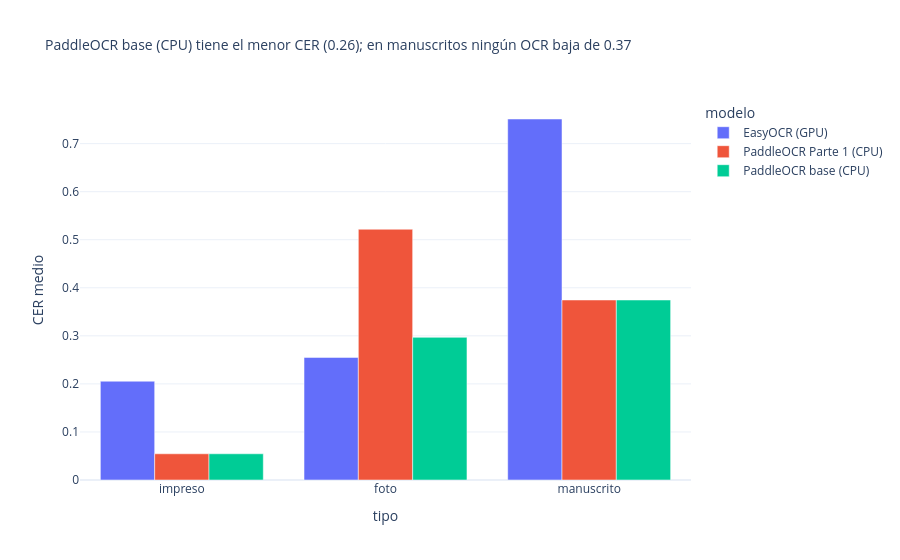

Notebook source saved alongside this figure:
### Code cell
mejor_ocr = resumen_ocr["CER medio"].idxmin()
fig = px.bar(cer_docs.groupby(["modelo", "tipo"], as_index=False).cer.mean(), x="tipo", y="cer", color="modelo", barmode="group",
             category_orders={"tipo": ["impreso", "foto", "manuscrito"]}, labels={"cer": "CER medio"},
             title=(f"{mejor_ocr} tiene el menor CER ({resumen_ocr.loc[mejor_ocr, 'CER medio']:.2f}); en manuscritos ningún "
                    f"OCR baja de {resumen_ocr['manuscrito'].min():.2f}"))
fig.update_layout(title_font_size=14)
fig.show()

### Figure 1 — Plotly figure (JSON) as saved in the notebook; plotly's stock layout.template omitted (floating-point values rounded to 4 significant figures)
{"data": [{"alignmentgroup": "True", "hovertemplate": "modelo=EasyOCR (GPU)<br>tipo=%{x}<br>CER medio=%{y}<extra></extra>", "legendgroup": "EasyOCR (GPU)", "marker": {"color": "#636efa", "pattern": {"shape": ""}}, "name": "EasyOCR (GPU)", "offsetgroup": "EasyOCR (GPU)", "orientation": "v", "showlegend": true, "textposition": "auto", "type": "bar", "x": ["foto", "impreso", "manuscrito"], "xaxis": "x", "y": [0.2551, 0.2056, 0.7512], "yaxis": "y"}, {"alignmentgroup": "True", "hovertemplate": "modelo=PaddleOCR Parte 1 (CPU)<br>tipo=%{x}<br>CER medio=%{y}<extra></extra>", "legendgroup": "PaddleOCR Parte 1 (CPU)", "marker": {"color": "#EF553B", "pattern": {"shape": ""}}, "name": "PaddleOCR Parte 1 (CPU)", "offsetgroup": "PaddleOCR Parte 1 (CPU)", "orientation": "v", "showlegend": true, "textposition": "auto", "type": "bar", "x": ["foto", "impreso", "manuscrito"], "xaxis": "x", "y": [0.5218, 0.05455, 0.3746], "yaxis": "y"}, {"alignmentgroup": "True", "hovertemplate": "modelo=PaddleOCR base (CPU)<br>tipo=%{x}<br>CER medio=%{y}<extra></extra>", "legendgroup": "PaddleOCR base (CPU)", "marker": {"color": "#00cc96", "pattern": {"shape": ""}}, "name": "PaddleOCR base (CPU)", "offsetgroup": "PaddleOCR base (CPU)", "orientation": "v", "showlegend": true, "textposition": "auto", "type": "bar", "x": ["foto", "impreso", "manuscrito"], "xaxis": "x", "y": [0.2969, 0.05455, 0.3746], "yaxis": "y"}], "layout": {"barmode": "group", "legend": {"title": {"text": "modelo"}, "tracegroupgap": 0}, "title": {"font": {"size": 14}, "text": "PaddleOCR base (CPU) tiene el menor CER (0.26); en manuscritos ningún OCR baja de 0.37"}, "xaxis": {"anchor": "y", "categoryarray": ["impreso", "foto", "manuscrito"], "categoryorder": "array", "domain": [0.0, 1.0], "title": {"text": "tipo"}}, "yaxis": {"anchor": "x", "domain": [0.0, 1.0], "title": {"text": "CER medio"}}}}
